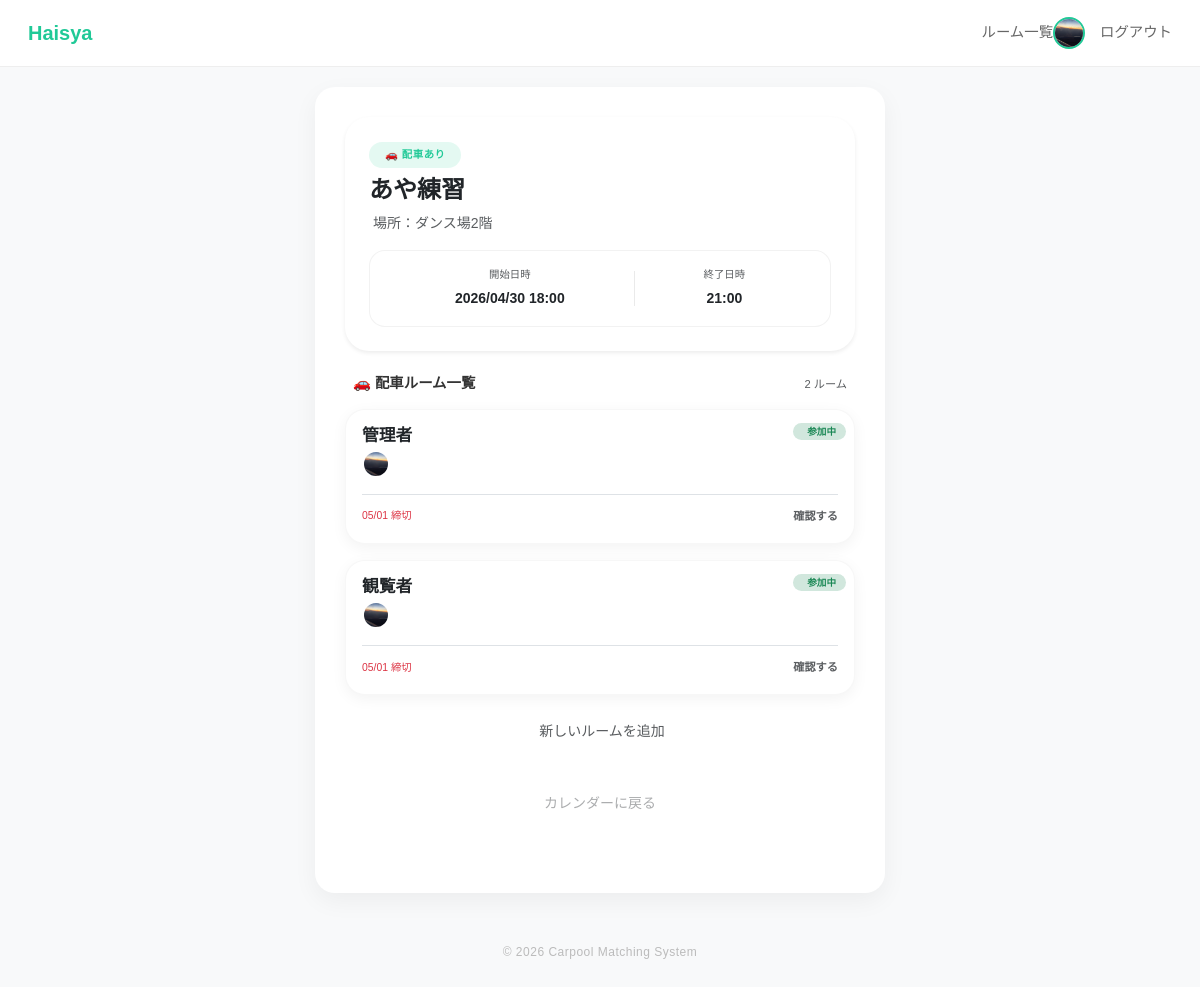
The app's page /events/detail/1 (signed in) with its own data.
### app/models/user.py (models this page shows)
class User(db.Model, UserMixin):
    __tablename__ = "users"
    id = db.Column(db.Integer, primary_key=True)
    username = db.Column(db.String(50), unique=True, nullable=False)
    password = db.Column(db.String(200), nullable=False)
    display_name = db.Column(db.String(50))
    icon = db.Column(db.String(200), default="default.png")
    @property
    def name(self):
        return self.display_name or self.username

### app/models/event.py (models this page shows, shortened)
class Event(db.Model):
    __tablename__ = 'events'
    id = db.Column(db.Integer, primary_key=True)
    title = db.Column(db.String(100), nullable=False)
    group_id = db.Column(db.Integer, db.ForeignKey('groups.id'), nullable=True)
    location = db.Column(db.String(200))
    start_time = db.Column(db.DateTime, nullable=False)
    end_time = db.Column(db.DateTime)
    join_code = db.Column(db.String(10), unique=True, nullable=False)
    needs_car = db.Column(db.Boolean, default=True)
    created_by = db.Column(db.Integer, db.ForeignKey('users.id'), nullable=False)
    created_at = db.Column(db.DateTime, default=datetime.utcnow)
    creator = db.relationship("User", backref=db.backref("created_events", lazy=True))

### app/models/room.py (models this page shows, shortened)
class Room(db.Model):
    __tablename__ = "rooms"
    id = db.Column(db.Integer, primary_key=True)
    name = db.Column(db.String(200), nullable=False)
    description = db.Column(db.Text)
    sections = db.Column(db.Integer, default=1)
    event_id = db.Column(db.Integer, db.ForeignKey("events.id"), nullable=False)
    created_by = db.Column(db.Integer, db.ForeignKey("users.id"), nullable=False)
    deadline = db.Column(db.DateTime)
    matching_method = db.Column(db.String(50), default="default")
    created_at = db.Column(db.DateTime, default=datetime.utcnow)
    event = db.relationship("Event", backref=db.backref("rooms", lazy=True))
    creator = db.relationship("User", backref=db.backref("rooms", lazy=True))
    entries = db.relationship("Entry", backref="room", lazy=True)

### app/models/entry.py (models this page shows, shortened)
class Entry(db.Model):
    __tablename__ = "entries"
    id = db.Column(db.Integer, primary_key=True)
    user_id = db.Column(db.Integer, db.ForeignKey("users.id"), nullable=False)
    room_id = db.Column(db.Integer, db.ForeignKey("rooms.id"), nullable=False)
    has_car = db.Column(db.Boolean, default=False)
    capacity = db.Column(db.Integer, default=0)
    has_rehersal = db.Column(db.Boolean, default=False) # ← これを追加しました
    schedule_id = db.Column(db.String(50))
    prefer_with = db.Column(db.String(200))
    avoid_with = db.Column(db.String(200))
    created_at = db.Column(db.DateTime, default=datetime.utcnow)
    user = db.relationship("User", backref=db.backref("entries", lazy=True))

### app/events/routes.py (the view)
@events_bp.route('/detail/<int:event_id>')
@login_required
def event_detail(event_id):
    event = Event.query.get_or_404(event_id)
    joined_room_ids = [
        entry.room_id for entry in Entry.query.filter_by(user_id=current_user.id).all()
    ]
    return render_template('event_detail.html',
                           event=event,
                           joined_room_ids=joined_room_ids)

### app/models/user.py (called while the page is built)
@login_manager.user_loader
def load_user(user_id):
    return User.query.get(int(user_id))

### app/templates/event_detail.html (shortened to what this page needs)
{% extends "layout.html" %}
{% block content %}
<div class="main-card border-0 shadow-sm mb-4 p-4" style="border-radius: 24px; background: white;">
    <div class="mb-3">
        <span class="badge rounded-pill px-3 py-2 mb-2 {% if event.needs_car %}bg-walica-light text-walica{% else %}bg-light text-muted{% endif %}"
            style="font-size: 0.65rem; font-weight: 600; letter-spacing: 0.5px;">
            {% if event.needs_car %}🚗 配車あり{% else %}配車なし{% endif %}
        </span>
        <h2 class="fw-bold h4 mb-2 text-dark">{{ event.title }}</h2>
        <p class="text-muted mb-0 small">
             場所：{{ event.location or "未指定" }}
        </p>
    </div>
    <div class="bg-white rounded-4 p-3 d-flex justify-content-around text-center border" style="border-color: rgba(0,0,0,0.05) !important;">
        <div class="flex-grow-1">
            <small class="text-muted d-block mb-1" style="font-size: 0.65rem;">開始日時</small>
            <span class="fw-bold text-dark small">{{ event.start_time.strftime('%Y/%m/%d %H:%M') }}</span>
        </div>
        <div class="flex-grow-1">
            <small class="text-muted d-block mb-1" style="font-size: 0.65rem;">終了日時</small>
            <span class="fw-bold text-dark small">
                {{ event.end_time.strftime('%H:%M') if event.end_time else '--:--' }}
            </span>
        </div>
    </div>
</div>
{% if event.needs_car %}
    <div class="px-2 mb-3 d-flex justify-content-between align-items-center">
        <h6 class="fw-bold mb-0" style="font-size: 0.9rem;">🚗 配車ルーム一覧</h6>
        <span class="text-muted" style="font-size: 0.7rem;">{{ event.rooms|length }} ルーム</span>
    </div>
    {% if event.rooms %}
        <div class="d-flex flex-column gap-3 mb-4">
            {% for room in event.rooms %}
            <div class="room-card position-relative overflow-hidden p-3">
                <div class="position-absolute top-0 end-0 mt-2 me-2">
                    {% if room.id in joined_room_ids %}
                        <span class="badge rounded-pill bg-success-subtle text-success border-0" style="font-size: 0.6rem; padding: 4px 10px;">
                            参加中
                        </span>
                    {% endif %}
                </div>
                <div class="d-flex justify-content-between align-items-start">
                    <div class="flex-grow-1">
                        <div class="text-dark pe-5 mb-1">
                            <div class="fw-bold" style="font-size: 1.05rem; line-height: 1.2;">
                                {{ room.name }}
                            </div>
                        </div>
                        <div class="d-flex align-items-center me-2">
                            {% for entry in room.entries[:4] %}
                            <img src="{{ url_for('static', filename=entry.user.icon or 'default.png') }}"
                                alt="{{ entry.user.name }}"
                                class="rounded-circle"
                                style="width: 28px; height: 28px; object-fit: cover;
                                        border: 2px solid white;
                                        z-index: {{ loop.revindex }}; position: relative;">
                            {% endfor %}
                        </div>
                    </div>
                </div>
                <div class="mt-3 pt-2 border-top d-flex justify-content-between align-items-center">
                    <div class="small">
                        {% if room.deadline %}
                            <span class="text-danger" style="font-size: 0.65rem;">
                                 {{ room.deadline.strftime('%m/%d 締切') }}
                            </span>
                        {% else %}
                            <span class="text-muted" style="font-size: 0.65rem;">常時募集中</span>
                        {% endif %}
                    </div>
                    <a href="{{ url_for('rooms.room_detail', room_id=room.id) }}" class="text-decoration-none">
                        {% if room.id in joined_room_ids %}
                            <span class="text-muted fw-bold" style="font-size: 0.7rem;">
                                確認する
                            </span>
                        {% else %}
                            <span class="text-walica fw-bold" style="font-size: 0.7rem;">
                                参加する <i class="bi bi-chevron-right"></i>
                            </span>
                        {% endif %}
                    </a>
                </div>
            </div>
            {% endfor %}
        </div>
        <div class="text-center mb-5">
            <a href="{{ url_for('rooms.create_room', event_id=event.id) }}" class="text-muted small text-decoration-none hover-opacity">
                 新しいルームを追加
            </a>
        </div>
    {% endif %}
{% endif %}
<div class="text-center mt-4 pb-5">
    <a href="/" class="text-muted small text-decoration-none opacity-50">
         カレンダーに戻る
    </a>
</div>
{% endblock %}

### app/templates/layout.html (shortened to what this page needs)
<!DOCTYPE html>
<html lang="ja">
<head>
    <link href="https://cdn.jsdelivr.net/npm/bootstrap@5.3.3/dist/css/bootstrap.min.css" rel="stylesheet">
    <link rel="stylesheet" href="{{ url_for('static', filename='main.css') }}">
</head>
<body>
<nav class="navbar navbar-walica sticky-top">
    <div class="container-fluid d-flex align-items-center">
        <a class="navbar-brand" href="/">Haisya</a>
        <div class="ms-auto d-flex align-items-center">
            {% if current_user.is_authenticated %}
                <a href="/rooms" class="nav-link-custom d-none d-sm-block">ルーム一覧</a>
                <a href="{{ url_for('profile.edit') }}" class="text-decoration-none">
                    <img src="{{ url_for('static', filename=current_user.icon or 'uploads/icons/default.png') }}"
                        alt="プロフィール"
                        class="rounded-circle"
                        style="width: 32px; height: 32px; object-fit: cover; border: 2px solid var(--walica-green);">
                </a>
                <a href="/logout" class="nav-link-custom">ログアウト</a>
            {% else %}
                <a href="/login" class="nav-link-custom">ログイン</a>
                <a href="/register" class="btn btn-walica-reverce ms-3 py-1 px-3" style="font-size:0.85rem;">新規登録</a>
            {% endif %}
        </div>
    </div>
</nav>
<div class="main-container">
    <div class="main-card">
        {% block content %}{% endblock %}
    </div>
    <footer>
        &copy; 2026 Carpool Matching System
    </footer>
</div>
</body>
</html>

### app/static/main.css (style rules this page uses)
:root { --main-color: #eeeeee; --bg-color: white; }
.room-card { border: var(--main-color); border-radius:16px; transition:0.2s; }

### app/templates/layout.html (style rules this page uses)
:root { --walica-green: #20c997; --bg-color: #f8f9fa; --text-dark: #333333; }
body { background-color: var(--bg-color); font-family: 'Noto Sans JP', sans-serif; color: var(--text-dark); }
.navbar-walica { background-color: white; border-bottom: 1px solid #eee; padding: 0.8rem 1rem; }
.navbar-brand { font-weight: 700; color: var(--walica-green) !important; font-size: 1.25rem; }
.main-container { max-width: 600px; margin: 20px auto; padding: 0 15px; }
.main-card { background: white; border-radius: 20px; padding: 30px; box-shadow: 0 8px 24px rgba(0, 0, 0, 0.05); border: none; }
.nav-link-custom { color: #666; text-decoration: none; font-size: 0.9rem; margin-left: 15px; }
footer { color: #bbb; margin: 50px 0 30px; text-align: center; font-size: 12px; letter-spacing: 0.5px; }

### app/templates/event_detail.html (style rules this page uses)
:root { --walica-green: #20c997; }
.room-card { background: white; border-radius: 20px; box-shadow: 0 4px 15px rgba(0,0,0,0.05); border: 1px solid rgba(0,0,0,0.03); transition: transform 0.15s ease; }
.text-walica { color: var(--walica-green); }
.bg-walica-light { background-color: rgba(32, 201, 151, 0.12); }

### records on screen
User: icon (picture)
Event: title "あや練習", location "ダンス場2階", start_time "2026/04/30 18:00", end_time "21:00"
Room: shows "参加中", name "管理者", deadline "05/01 締切", shows "確認する"
Entry: icon (picture)
Room: shows "参加中", name "観覧者", deadline "05/01 締切", shows "確認する"
Entry: icon (picture)

### other values on screen
{{ event.rooms|length }} "2"
